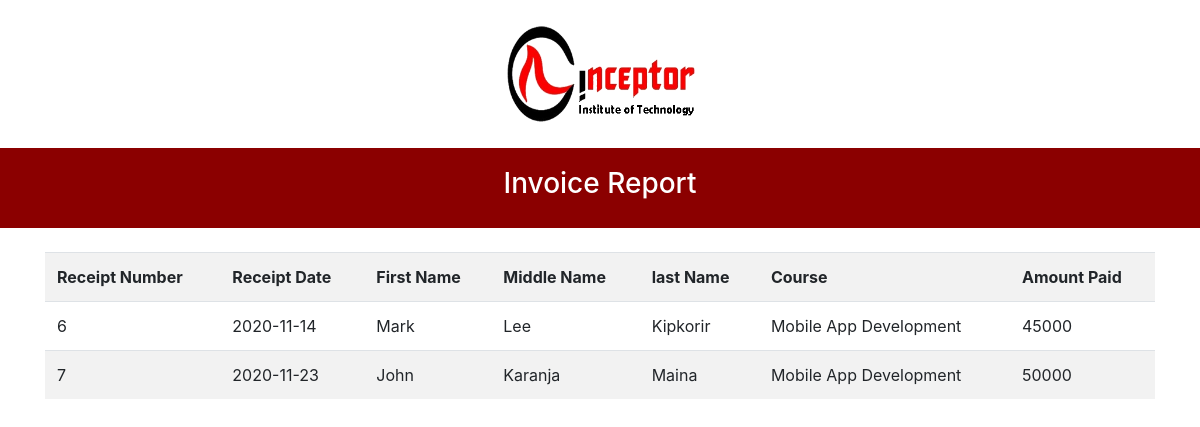
The app's page /reports/receiptReport.php with its own data.
### tables this page shows
CREATE TABLE `receipt` (
  `receipt_number` int(11) NOT NULL,
  `first_name` varchar(255) NOT NULL,
  `middle_name` varchar(255) NOT NULL,
  `last_name` varchar(255) NOT NULL,
  `receipt_date` date NOT NULL,
  `course` varchar(255) NOT NULL,
  `amount_paid` bigint(20) NOT NULL
);

### reports/receiptReport.php (the view, shortened to what this page needs)
<!doctype html>
<html lang="en">
<head>
    <link rel="stylesheet" href="../bootstrap/css/bootstrap.css">
    <link rel="stylesheet" href="../css/custom.css">
</head>
<body>
<br>
<div class="logo">
    <img src="../images/logo.png" alt="Logo" width="200" height="100">
</div>
<br>
<div class="heading">
    <h3 style="color: white;">Invoice Report</h3>
</div>
<br>
<div class="container report">
    <?php
    $con=mysqli_connect("localhost","root","","inceptordb");
    $result = mysqli_query($con,"SELECT * FROM receipt");
    echo "<table class='table table-striped table-responsive-sm'>
<tr>
<th>Receipt Number</th>
<th>Receipt Date</th>
<th>First Name</th>
<th>Middle Name </th>
<th>last Name</th>
<th>Course</th>
<th>Amount Paid</th>
</tr>";
    while($row = mysqli_fetch_array($result))
    {
        echo "<tr>";
        echo "<td>" . $row['receipt_number'] . "</td>";
        echo "<td>" . $row['receipt_date'] . "</td>";
        echo "<td>" . $row['first_name'] . "</td>";
        echo "<td>" . $row['middle_name'] . "</td>";
        echo "<td>" . $row['last_name'] . "</td>";
        echo "<td>" . $row['course'] . "</td>";
        echo "<td>" . $row['amount_paid'] . "</td>";
        echo "</tr>";
    }
    echo "</table>";
    ?>
</div>
</body>
</html>

### css/custom.css (style rules this page uses)
.logo,.heading,.buttons { display: flex; align-items: center; justify-content: center; }
.heading { background: darkred; width: 100%; height: 80px; padding: 20px; }

### records on screen
receipt: receipt_number "6", receipt_date "2020-11-14", first_name "Mark", middle_name "Lee", last_name "Kipkorir", course "Mobile App Development", amount_paid "45000"
receipt: receipt_number "7", receipt_date "2020-11-23", first_name "John", middle_name "Karanja", last_name "Maina", course "Mobile App Development", amount_paid "50000"
